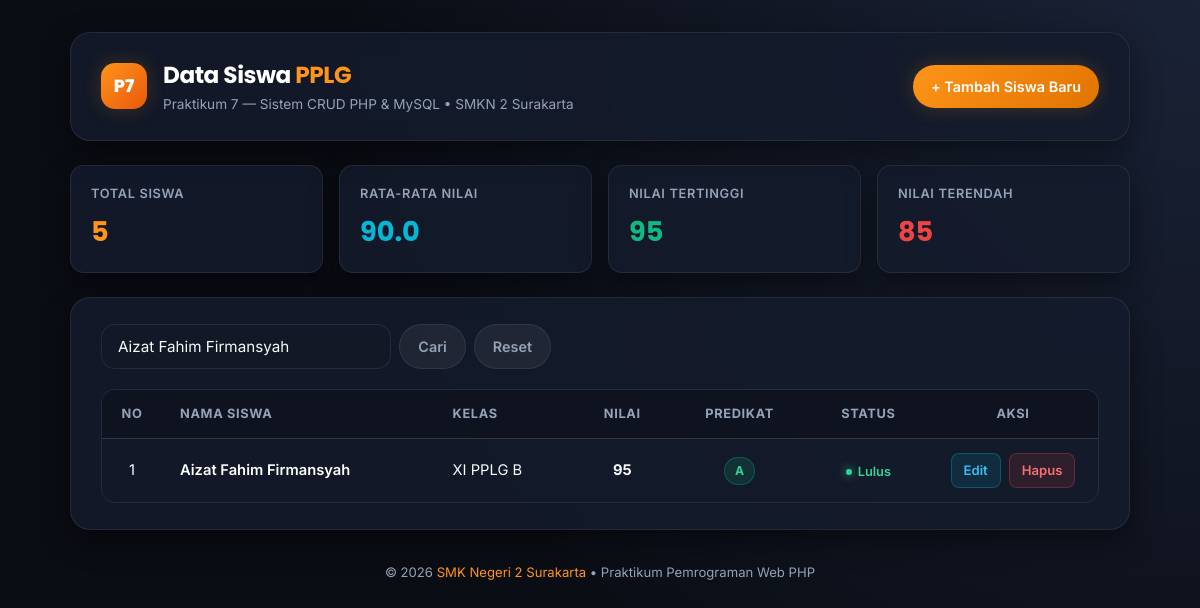
Page /index.php?cari=Aizat Fahim Firmansyah on the committed database.
### tables this page shows
CREATE TABLE IF NOT EXISTS `siswa` (
  `id` INT(11) NOT NULL AUTO_INCREMENT,
  `nama` VARCHAR(50) NOT NULL,
  `kelas` VARCHAR(20) NOT NULL,
  `nilai` INT(11) NOT NULL,
  PRIMARY KEY (`id`)
);

### index.php (the view, shortened to what this page needs)
<?php
include "koneksi.php";
$cari = isset($_GET['cari']) ? trim($_GET['cari']) : '';
if (!empty($cari)) {
    $stmt = mysqli_prepare($koneksi, "SELECT * FROM siswa WHERE nama LIKE ? OR kelas LIKE ? ORDER BY id DESC");
    $param = "%" . $cari . "%";
    mysqli_stmt_bind_param($stmt, "ss", $param, $param);
    mysqli_stmt_execute($stmt);
    $query = mysqli_stmt_get_result($stmt);
} else {
    $query = mysqli_query($koneksi, "SELECT * FROM siswa ORDER BY id DESC");
}
$stat_query = mysqli_query($koneksi, "SELECT COUNT(*) as total, AVG(nilai) as rata_rata, MAX(nilai) as max_nilai, MIN(nilai) as min_nilai FROM siswa");
$stats = mysqli_fetch_assoc($stat_query);
function hitungPredikat($nilai) {
    if ($nilai >= 90) return ["grade" => "A", "class" => "badge-a"];
    return ["grade" => "D", "class" => "badge-d"];
}
?>
<!DOCTYPE html>
<html lang="id">
<head>
    <link rel="stylesheet" href="style.css">
</head>
<body>
<div class="container">
    <header class="app-header">
        <div class="brand-wrapper">
            <div class="brand-badge">P7</div>
            <div>
                <h1 class="brand-title">Data Siswa <span>PPLG</span></h1>
                <p class="brand-subtitle">Praktikum 7 — Sistem CRUD PHP & MySQL &bull; SMKN 2 Surakarta</p>
            </div>
        </div>
        <div>
            <a href="tambah.php" class="btn btn-primary">+ Tambah Siswa Baru</a>
        </div>
    </header>
    <div class="stats-grid">
        <div class="stat-card">
            <div class="stat-label">Total Siswa</div>
            <div class="stat-value accent-orange"><?= (int)$stats['total'] ?></div>
        </div>
        <div class="stat-card">
            <div class="stat-label">Rata-Rata Nilai</div>
            <div class="stat-value accent-cyan">
                <?= $stats['rata_rata'] !== null ? number_format($stats['rata_rata'], 1) : '0' ?>
            </div>
        </div>
        <div class="stat-card">
            <div class="stat-label">Nilai Tertinggi</div>
            <div class="stat-value accent-emerald"><?= $stats['max_nilai'] !== null ? (int)$stats['max_nilai'] : '0' ?></div>
        </div>
        <div class="stat-card">
            <div class="stat-label">Nilai Terendah</div>
            <div class="stat-value accent-rose"><?= $stats['min_nilai'] !== null ? (int)$stats['min_nilai'] : '0' ?></div>
        </div>
    </div>
    <main class="main-card">
        <div class="toolbar">
            <form action="" method="GET" class="search-box">
                <input
                    type="text"
                    name="cari"
                    class="form-control"
                    placeholder="Cari berdasarkan nama atau kelas..."
                    value="<?= htmlspecialchars($cari) ?>"
                >
                <button type="submit" class="btn btn-secondary">Cari</button>
                <?php if (!empty($cari)): ?>
                    <a href="index.php" class="btn btn-secondary" title="Reset Pencarian">Reset</a>
                <?php endif; ?>
            </form>
        </div>
        <div class="table-responsive">
            <table>
                <thead>
                    <tr>
                        <th class="td-center" style="width: 60px;">No</th>
                        <th>Nama Siswa</th>
                        <th>Kelas</th>
                        <th class="td-center">Nilai</th>
                        <th class="td-center">Predikat</th>
                        <th class="td-center">Status</th>
                        <th class="td-center" style="width: 170px;">Aksi</th>
                    </tr>
                </thead>
                <tbody>
                    <?php
                    $no = 1;
                    if (mysqli_num_rows($query) > 0):
                        while ($data = mysqli_fetch_assoc($query)):
                            $predikatInfo = hitungPredikat($data['nilai']);
                            $statusLulus = ($data['nilai'] >= 75);
                    ?>
                    <tr>
                        <td class="td-center"><?= $no++ ?></td>
                        <td>
                            <span class="student-name"><?= htmlspecialchars($data['nama']) ?></span>
                        </td>
                        <td><?= htmlspecialchars($data['kelas']) ?></td>
                        <td class="td-center">
                            <strong><?= (int)$data['nilai'] ?></strong>
                        </td>
                        <td class="td-center">
                            <span class="badge <?= $predikatInfo['class'] ?>">
                                <?= $predikatInfo['grade'] ?>
                            </span>
                        </td>
                        <td class="td-center">
                            <?php if ($statusLulus): ?>
                                <span class="status-pill status-lulus">Lulus</span>
                            <?php else: ?>
                                <span class="status-pill status-remidi">Remidi</span>
                            <?php endif; ?>
                        </td>
                        <td class="td-center">
                            <div class="actions-group">
                                <a href="edit.php?id=<?= $data['id'] ?>" class="btn btn-sm btn-edit">Edit</a>
                                <a
                                    href="hapus.php?id=<?= $data['id'] ?>"
                                    class="btn btn-sm btn-delete"
                                    onclick="return confirm('Apakah Anda yakin ingin menghapus data siswa <?= htmlspecialchars(addslashes($data['nama'])) ?>?')"
                                >Hapus</a>
                            </div>
                        </td>
                    </tr>
                    <?php
                        endwhile;
                    endif; ?>
                </tbody>
            </table>
        </div>
    </main>
    <footer class="app-footer">
        <p>&copy; 2026 <span>SMK Negeri 2 Surakarta</span> &bull; Praktikum Pemrograman Web PHP</p>
    </footer>
</div>
</body>
</html>

### rows in the picture
siswa: nama "Aizat Fahim Firmansyah", kelas "XI PPLG B", nilai "95", nilai "A", shows "Lulus"

### other values in the picture
$stats['total'] "5"
$stats['rata_rata'] "90.0"
$stats['max_nilai'] "95"
$stats['min_nilai'] "85"
